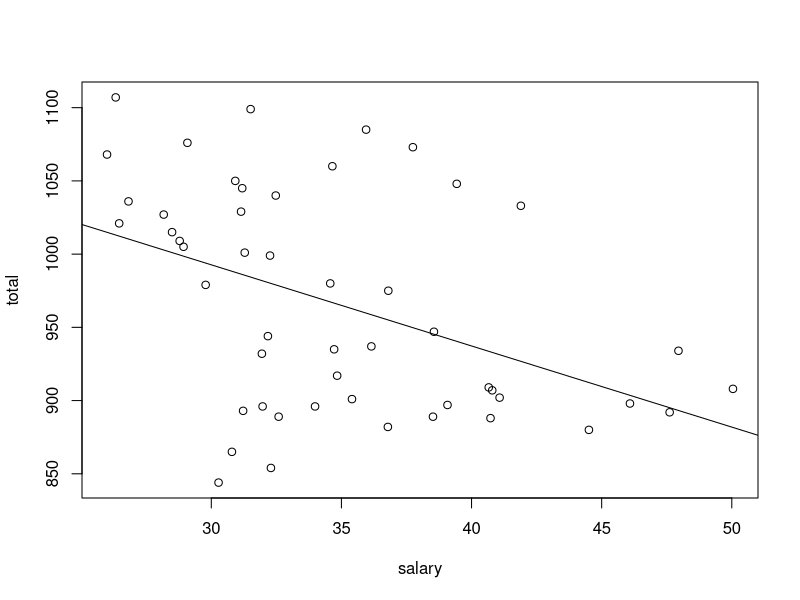
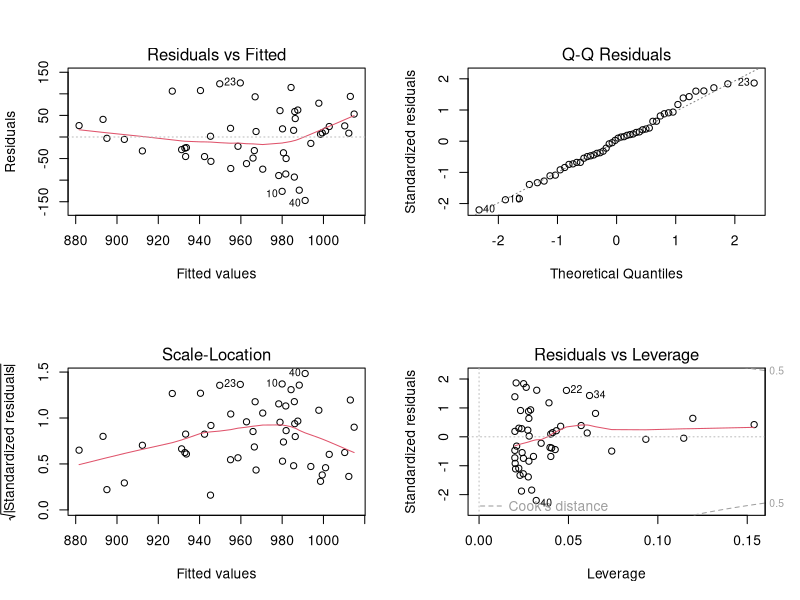
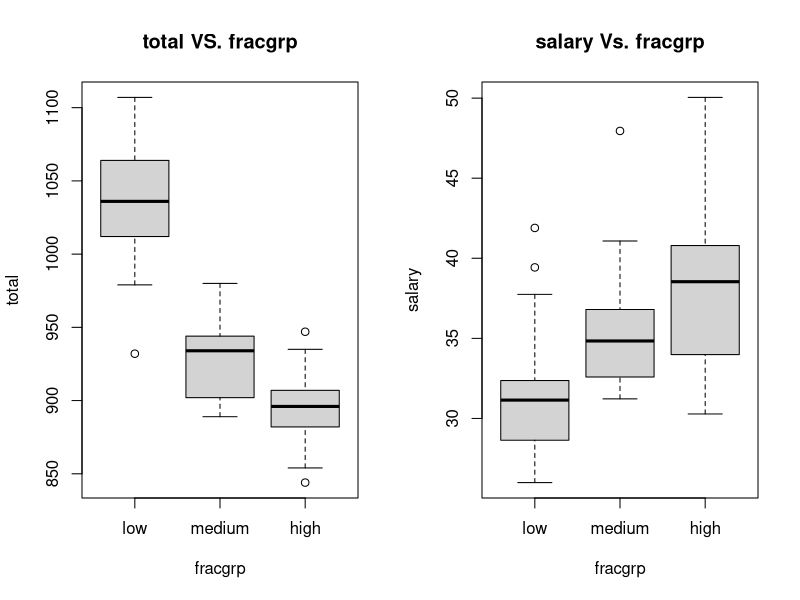
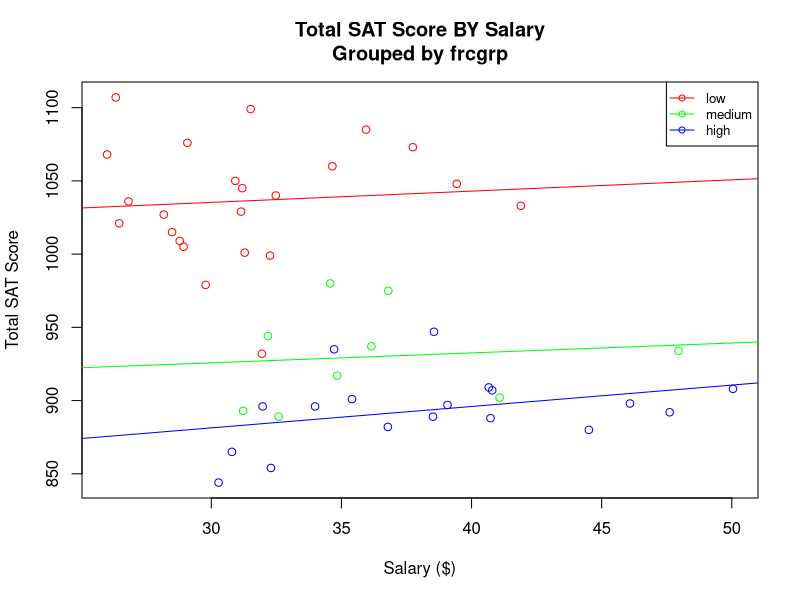
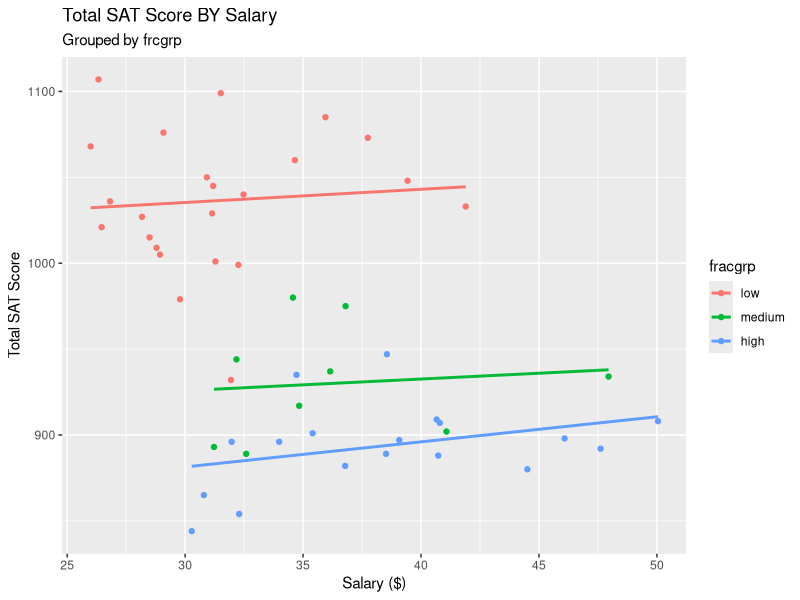
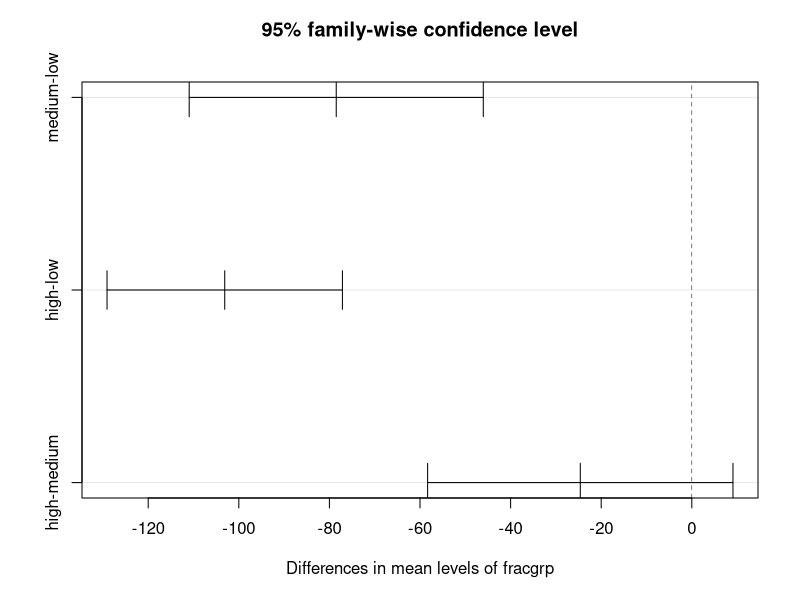

Generate these figures, in order, with R:
## ---- chunk 1
SATdat <- read.table("SAT Salary.txt")

names(SATdat) <- c("state","expend","ratio","salary","frac","verbal","math", 
                   "total")
## ---- chunk 2
reg_line <- lm(total ~ salary, data = SATdat)

with(SATdat, plot(salary, total))
abline(reg_line)
## ---- chunk 3
summary(reg_line)

par(mfrow = c(2, 2))
plot(reg_line)
## ---- chunk 4
SATdat$fracgrp <- cut(SATdat$frac, 
                      breaks = c(min(SATdat$frac) - 1, 22, 49, max(SATdat$frac)), 
                      labels = c("low", "medium", "high"))
## ---- chunk 5
par(mfrow = c(1, 2))

with(SATdat, boxplot(total ~ fracgrp, main = "total VS. fracgrp"))
with(SATdat, boxplot(salary ~ fracgrp, main = "salary Vs. fracgrp"))
## ---- chunk 6
par(mfrow = c(1, 1))

plot(SATdat$total ~ SATdat$salary, type = "n", 
     main = "Total SAT Score BY Salary\nGrouped by frcgrp", xlab = "Salary ($)",
     ylab = "Total SAT Score")
points(SATdat$total[SATdat$fracgrp == "low"] ~ SATdat$salary[SATdat$fracgrp == "low"],
       col = "red")
abline(lm(SATdat$total[SATdat$fracgrp == "low"] ~ SATdat$salary[SATdat$fracgrp == "low"]),
       col = "red")
points(SATdat$total[SATdat$fracgrp == "medium"] ~ 
               SATdat$salary[SATdat$fracgrp == "medium"],
       col = "green")
abline(lm(SATdat$total[SATdat$fracgrp == "medium"] ~ 
               SATdat$salary[SATdat$fracgrp == "medium"]),
       col = "green")
points(SATdat$total[SATdat$fracgrp == "high"] ~ SATdat$salary[SATdat$fracgrp == "high"],
       col = "blue")
abline(lm(SATdat$total[SATdat$fracgrp == "high"] ~ 
                  SATdat$salary[SATdat$fracgrp == "high"]),
       col = "blue")
legend("topright", pch = c(1, 1, 1), col = c("red", "green", "blue"), legend = c("low", "medium", "high"), lty = c(1, 1, 1), cex = 0.8)
## ---- chunk 7
library(ggplot2)

par(mfrow = c(1, 1))

ggplot(SATdat, aes(x = salary, y = total, color = fracgrp)) + 
        geom_point() + geom_smooth(method = lm, se = FALSE) + 
        ggtitle("Total SAT Score BY Salary", 
                subtitle = "Grouped by frcgrp") +
        labs(x = "Salary ($)", y = "Total SAT Score")
## ---- chunk 8
mult_mod <- aov(total ~ salary + fracgrp + salary*fracgrp, data = SATdat)

summary(mult_mod)
## ---- chunk 9
mult_mod <- aov(total ~ salary + fracgrp, data = SATdat)

summary(mult_mod)
## ---- chunk 10
TukeyHSD(mult_mod, "fracgrp", ordered = TRUE)
plot(TukeyHSD(mult_mod, "fracgrp"))
